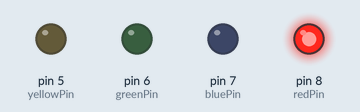
A sketch run on a simulated Arduino Uno, built with avr-gcc and run on an emulated ATmega328P. Parts: output pins drawn as LEDs (lit = HIGH).

Above: at 0.2 s.
At 4.95 s:
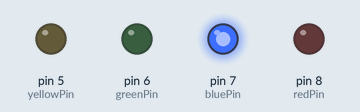
At 7.45 s:
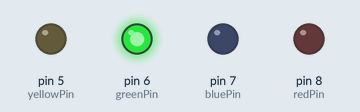
At 8.52 s:
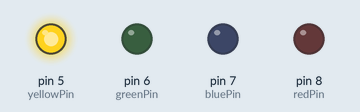
At 10.3 s:
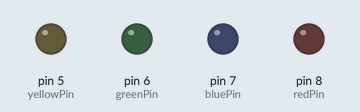
Timing chart, 0 to 11.2 s (numbered marks = the images above):
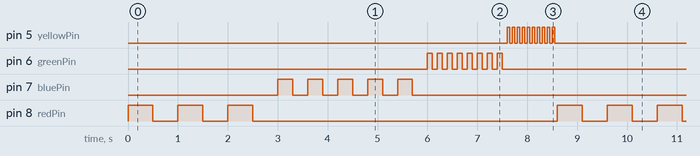

The sketch:

fourLed.ino
```cpp
// LED pin numbers
int redPin = 8;
int bluePin = 7;
int greenPin = 6;
int yellowPin = 5;

// delay times(ms)
int longDelay = 500;
int medDelay = 300;
int shortDelay = 100;
int shorterDelay = 50;

void setup() {
  // put your setup code here, to run once:

pinMode(redPin,OUTPUT);
pinMode(bluePin,OUTPUT);
pinMode(greenPin,OUTPUT);
pinMode(yellowPin,OUTPUT);
}

void loop() {
  // put your main code here, to run repeatedly:

// loop red 3 times with longDelay
for(int i = 0; i < 3; i++) {
digitalWrite(redPin,HIGH);
delay(longDelay);
digitalWrite(redPin,LOW);
delay(longDelay);
}

// loop blue 5 times with medDelay
for(int i = 0; i < 5; i++) {
digitalWrite(bluePin,HIGH);
delay(medDelay);
digitalWrite(bluePin,LOW);
delay(medDelay);
}

// loop green 8 times with shortDelay
for(int i = 0; i < 8; i++) {
digitalWrite(greenPin,HIGH);
delay(shortDelay);
digitalWrite(greenPin,LOW);
delay(shortDelay);
}

// loop green 8 times with shortDelay
for(int i = 0; i < 10; i++) {
digitalWrite(yellowPin,HIGH);
delay(shorterDelay);
digitalWrite(yellowPin,LOW);
delay(shorterDelay);
}

}
```

Measured:
- by itself, pin 5 (yellowPin): repeats every 8.6 s: 9 × (LOW 0.05 s, HIGH 0.05 s), LOW 7.7 s, HIGH 0.05 s
- by itself, pin 6 (greenPin): repeats every 8.6 s: 7 × (LOW 0.10 s, HIGH 0.10 s), LOW 7.1 s, HIGH 0.10 s
- by itself, pin 7 (bluePin): repeats every 8.6 s: 4 × (LOW 0.30 s, HIGH 0.30 s), LOW 5.9 s, HIGH 0.30 s
- by itself, pin 8 (redPin): repeats every 8.6 s: 2 × (LOW 0.50 s, HIGH 0.50 s), LOW 6.1 s, HIGH 0.50 s
